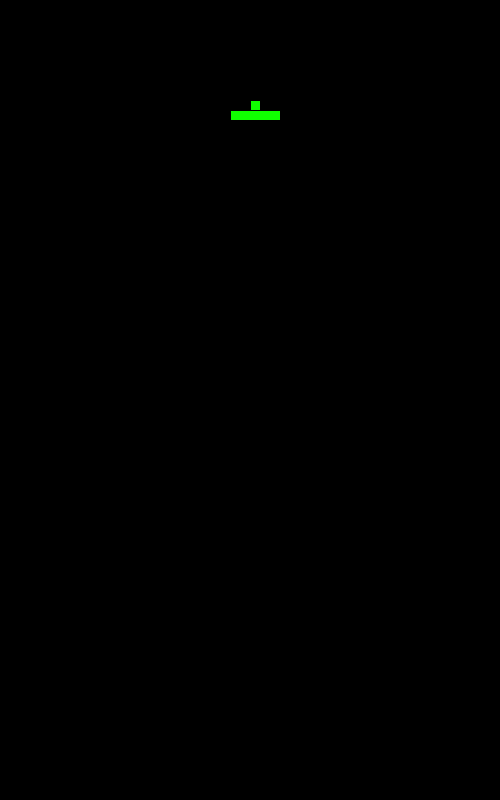
Frame 1 (no input)
Frame 60 (the mouse pressed at the canvas centre just before this capture): identical to frame 1, image omitted
Frame 120 (the mouse held since frame 60 and released just before this capture): identical to frame 1, image omitted

The Processing sketch that drew this single still picture (run headless with seeded random() and noise(); from frame 60 on, the mouse is pressed at the canvas centre):

// Processing sketch: unfinnished_snowman
// ── unfinnished_snowman.pde
void setup() {
  size(500, 800);
  background(0, 0, 0);
}
void draw() {
fill(#10FF00); rect(250, 100, 10, 10);
rect(230, 110, 50, 10);
}
